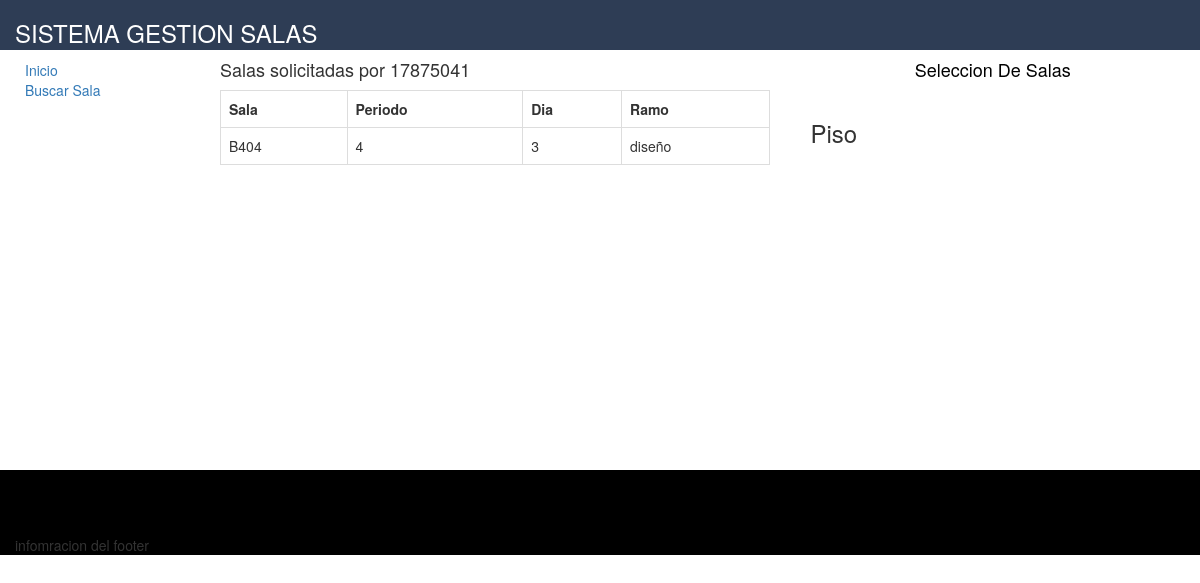
Before: /inicioprofe.php (signed in) with the older database file.
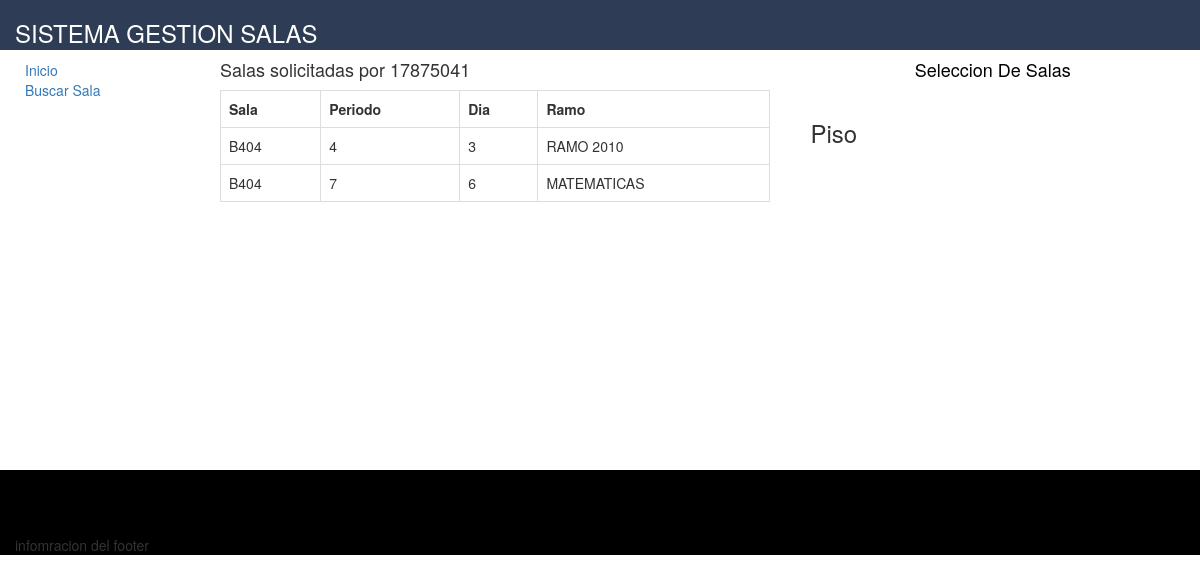
After: the same page with the newer database file.
### tables this page shows
CREATE TABLE `solicitud` (
  `CODSOL` int(20) NOT NULL,
  `DIA` varchar(20) NOT NULL,
  `RAMO` varchar(40) NOT NULL,
  `PERIODO` float(2,0) NOT NULL,
  `SEMESTRE` varchar(20) NOT NULL,
  `RUT` char(9) NOT NULL,
  `CODSALA` varchar(6) NOT NULL
);

### inicioprofe.php (the view, shortened to what this page needs)
 <?php
      $piso = $_REQUEST['piso'];
     $nombre= $_SESSION['usuario'];
  ?>
 <!DOCTYPE html>
 <html>
 <head>
<link rel="stylesheet" type="text/css" href="css/bootstrap.css">
 </head>
 <body>
<div class="col-md-12 " style="background:#2E3D55;  height:50px; ">
   <div class="left" ><font color="white"><h3>SISTEMA GESTION SALAS</h3></font>
   </div>
 <a href="Loginsession/cerrar_session.php" class="pull-right">Salir</a>
</div>
<div class="row">
    <div class="col-md-3 col-lg-2 vcenter">
        <div style="height:30em;border:10px solid #FFF">
<div class="btn-group-vertical " style="border:0px solid #fff" >
<div class="container" style="width: 200px" >
   <ul class="nav nav-pills nav-stacked" role="tablist">
    <a style='cursor: pointer;'>Inicio</a><br>
   <a type="button" data-toggle="modal"
   data-target="#exampleModal" data-whatever="@getbootstrap" style='cursor: pointer;'>
     Buscar Sala
   </a>
  </ul>
</div>
</div>
  </div>
     </div>
<div class="col-md-12   col-lg-10" style="background:#fff;">
 <div class="col-md-7  vcenter" style="background:   #fff ;  ">
                <h4 ">Salas solicitadas por <?php echo $nombre; ?></h4>
                <?php
          require "conec.php";
          $conn->setAttribute(PDO::ATTR_ERRMODE, PDO::ERRMODE_EXCEPTION);
       $sql = $conn->prepare(" SELECT *
 FROM SOLICITUD SOL
   WHERE RUT='$nombre'");
      $sql->execute();
    $resul = $sql->fetchAll();
    $var2= count ($resul);
 ?>
            <table class="table table-bordered  pull-right" style='border:1px '>
                <th>Sala</th>
                <th>Periodo</th>
                      <th>Dia</th>
                      <th>Ramo</th>
                      <?php
 for ($i=0; $i <$var2; $i++) {
                      echo "
<tr>
    <td> ".$resul[$i]['CODSALA']."</td>
    <td>".$resul[$i]['PERIODO']."</td>
    <td>".$resul[$i]['DIA']."</td>
 <td>".$resul[$i]['RAMO']."</td>
 </tr>
                      ";} ?>
            </table>
          </div>
<font color="black"><h4 class="text-center" >Seleccion De Salas</h4></font>
    <div class="col-md-5  vcenter" style="background: # ;">
        <div style="height:20em;border:10px solid #fff">
 <h3>Piso <?php echo $piso; ?></h3>
</div>
     </div>
          </div>
</div>
 </body>
<footer>
 <div class="container-fluid">
         <div class="row">
<div class="col-md-12 " ;" style="background:#000000;">
<div style="width: 100%; height:65px ;"></div>infomracion del footer
</div>
</div>
</div>
 </footer>
 </html>

Changed rows visible on the page:
changed solicitud: RAMO "diseño" → "RAMO 2010"
added solicitud: CODSALA "B404", PERIODO "7", DIA "6", RAMO "MATEMATICAS"
